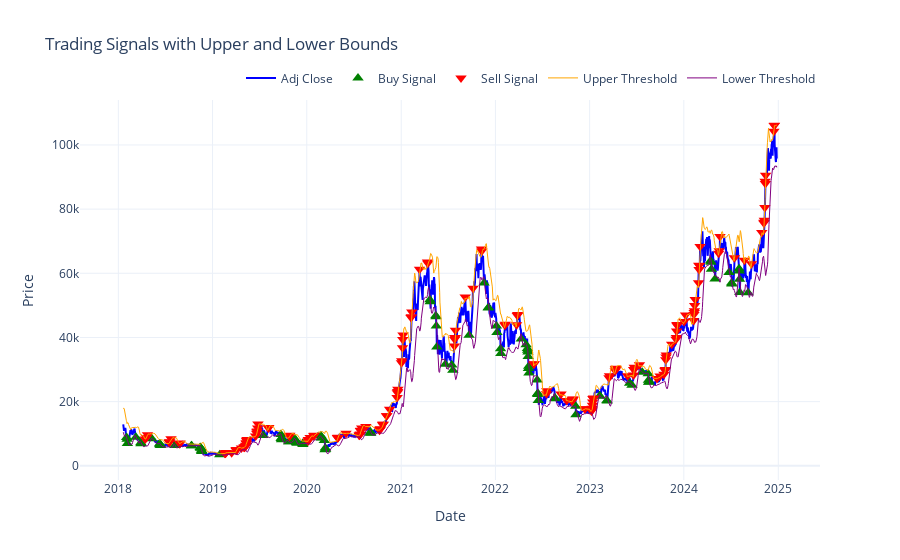

Notebook cell for this chart:
### Code cell
data_rolling["buy_signal"] = data_rolling["Adj Close"].where(data_rolling["signal"] == 1)
data_rolling["sell_signal"] = data_rolling["Adj Close"].where(data_rolling["signal"] == -1)

fig = go.Figure()

# Add the Adj Close price line
fig.add_trace(go.Scatter(
    x=data_rolling["Date"],
    y=data_rolling["Adj Close"],
    mode='lines',
    name='Adj Close',
    line=dict(color='blue')
))

# Add buy signals
fig.add_trace(go.Scatter(
    x=data_rolling["Date"],
    y=data_rolling["buy_signal"],
    mode='markers',
    name='Buy Signal',
    marker=dict(color='green', size=10, symbol='triangle-up')
))

# Add sell signals
fig.add_trace(go.Scatter(
    x=data_rolling["Date"],
    y=data_rolling["sell_signal"],
    mode='markers',
    name='Sell Signal',
    marker=dict(color='red', size=10, symbol='triangle-down')
))

# Add the upper threshold line
fig.add_trace(go.Scatter(
    x=data_rolling["Date"],
    y=upper_threshold,
    mode='lines',
    name='Upper Threshold',
    line=dict(color='orange', width=1)  # Thinner line
))

# Add the lower threshold line
fig.add_trace(go.Scatter(
    x=data_rolling["Date"],
    y=lower_threshold,
    mode='lines',
    name='Lower Threshold',
    line=dict(color='purple', width=1)  # Thinner line
))

# Add layout details
fig.update_layout(
    title="Trading Signals with Upper and Lower Bounds",
    xaxis_title="Date",
    yaxis_title="Price",
    legend=dict(orientation='h', yanchor='bottom', y=1.02, xanchor='right', x=1),
    template='plotly_white'
)

# Show the figure
fig.show()

### Figure 1 — Plotly figure (JSON) as saved in the notebook; plotly's stock layout.template omitted (floating-point values rounded to 4 significant figures; data arrays with more than 128 entries replaced by an {"elided": "..."} marker saying what was removed)
{"data": [{"line": {"color": "blue"}, "mode": "lines", "name": "Adj Close", "type": "scatter", "x": {"elided": "2533 str values"}, "y": {"elided": "2533 float values"}}, {"marker": {"color": "green", "size": 10, "symbol": "triangle-up"}, "mode": "markers", "name": "Buy Signal", "type": "scatter", "x": {"elided": "2533 str values"}, "y": {"elided": "2533 float values"}}, {"marker": {"color": "red", "size": 10, "symbol": "triangle-down"}, "mode": "markers", "name": "Sell Signal", "type": "scatter", "x": {"elided": "2533 str values"}, "y": {"elided": "2533 float values"}}, {"line": {"color": "orange", "width": 1}, "mode": "lines", "name": "Upper Threshold", "type": "scatter", "x": {"elided": "2533 str values"}, "y": {"elided": "2533 float values"}}, {"line": {"color": "purple", "width": 1}, "mode": "lines", "name": "Lower Threshold", "type": "scatter", "x": {"elided": "2533 str values"}, "y": {"elided": "2533 float values"}}], "layout": {"legend": {"orientation": "h", "x": 1, "xanchor": "right", "y": 1.02, "yanchor": "bottom"}, "title": {"text": "Trading Signals with Upper and Lower Bounds"}, "xaxis": {"title": {"text": "Date"}}, "yaxis": {"title": {"text": "Price"}}}}
